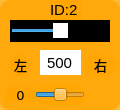
    <widget class="QWidget" name="widget_id2" native="true">
     <property name="geometry">
      <rect>
       <x>180</x>
       <y>60</y>
       <width>120</width>
       <height>110</height>
      </rect>
     </property>
     <property name="styleSheet">
      <string notr="true">background-color: rgb(255, 165, 0, 200);
border-radius:10px;</string>
     </property>
     <widget class="QLabel" name="label_ID2">
      <property name="geometry">
       <rect>
        <x>50</x>
        <y>0</y>
        <width>32</width>
        <height>20</height>
       </rect>
      </property>
      <property name="font">
       <font>
        <family>Arial</family>
        <pointsize>11</pointsize>
       </font>
      </property>
      <property name="styleSheet">
       <string notr="true">background-color: rgb(255, 255, 255， 0);
border-radius:0px;</string>
      </property>
      <property name="text">
       <string>ID:2</string>
      </property>
     </widget>
     <widget class="QSlider" name="horizontalSlider_2">
      <property name="geometry">
       <rect>
        <x>10</x>
        <y>20</y>
        <width>100</width>
        <height>22</height>
       </rect>
      </property>
      <property name="autoFillBackground">
       <bool>false</bool>
      </property>
      <property name="styleSheet">
       <string notr="true">QSlider{background-color: rgb(0, 0, 0);
border-radius:0px;}
QSlider::handle {/*设置中间的那个滑动的键*/                           
    background:  rgb(255, 255, 255);
}</string>
      </property>
      <property name="minimum">
       <number>0</number>
      </property>
      <property name="maximum">
       <number>1000</number>
      </property>
      <property name="pageStep">
       <number>1</number>
      </property>
      <property name="value">
       <number>500</number>
      </property>
      <property name="orientation">
       <enum>Qt::Horizontal</enum>
      </property>
     </widget>
     <widget class="QLineEdit" name="lineEdit_2">
      <property name="geometry">
       <rect>
        <x>40</x>
        <y>50</y>
        <width>41</width>
        <height>25</height>
       </rect>
      </property>
      <property name="font">
       <font>
        <family>Arial</family>
        <pointsize>11</pointsize>
       </font>
      </property>
      <property name="autoFillBackground">
       <bool>false</bool>
      </property>
      <property name="styleSheet">
       <string notr="true">background-color: rgb(255, 255, 255);
border-radius:0px;</string>
      </property>
      <property name="text">
       <string>500</string>
      </property>
      <property name="alignment">
       <set>Qt::AlignCenter</set>
      </property>
      <property name="readOnly">
       <bool>false</bool>
      </property>
     </widget>
     <widget class="QLabel" name="label_4">
      <property name="geometry">
       <rect>
        <x>10</x>
        <y>55</y>
        <width>21</width>
        <height>21</height>
       </rect>
      </property>
      <property name="font">
       <font>
        <family>黑体</family>
        <pointsize>10</pointsize>
       </font>
      </property>
      <property name="styleSheet">
       <string notr="true">background-color: rgb(255, 255, 255， 0);</string>
      </property>
      <property name="text">
       <string>&lt;html&gt;&lt;head/&gt;&lt;body&gt;&lt;p align=&quot;center&quot;&gt;左&lt;/p&gt;&lt;/body&gt;&lt;/html&gt;</string>
      </property>
     </widget>
     <widget class="QLabel" name="label_d2">
      <property name="geometry">
       <rect>
        <x>5</x>
        <y>87</y>
        <width>31</width>
        <height>16</height>
       </rect>
      </property>
      <property name="font">
       <font>
        <family>DejaVu Sans</family>
        <pointsize>10</pointsize>
       </font>
      </property>
      <property name="styleSheet">
       <string notr="true">background-color: rgb(255, 255, 255， 0);</string>
      </property>
      <property name="text">
       <string>0</string>
      </property>
      <property name="textFormat">
       <enum>Qt::AutoText</enum>
      </property>
      <property name="alignment">
       <set>Qt::AlignCenter</set>
      </property>
     </widget>
     <widget class="QLabel" name="label_6">
      <property name="geometry">
       <rect>
        <x>85</x>
        <y>55</y>
        <width>31</width>
        <height>21</height>
       </rect>
      </property>
      <property name="font">
       <font>
        <family>黑体</family>
        <pointsize>10</pointsize>
       </font>
      </property>
      <property name="styleSheet">
       <string notr="true">background-color: rgb(255, 255, 255， 0);</string>
      </property>
      <property name="text">
       <string>&lt;html&gt;&lt;head/&gt;&lt;body&gt;&lt;p align=&quot;center&quot;&gt;右&lt;/p&gt;&lt;/body&gt;&lt;/html&gt;</string>
      </property>
     </widget>
     <widget class="QSlider" name="horizontalSlider_12">
      <property name="geometry">
       <rect>
        <x>35</x>
        <y>85</y>
        <width>50</width>
        <height>20</height>
       </rect>
      </property>
      <property name="styleSheet">
       <string notr="true">background-color: rgb(255, 255, 255， 0);</string>
      </property>
      <property name="minimum">
       <number>-125</number>
      </property>
      <property name="maximum">
       <number>125</number>
      </property>
      <property name="pageStep">
       <number>1</number>
      </property>
      <property name="orientation">
       <enum>Qt::Horizontal</enum>
      </property>
     </widget>
    </widget>
